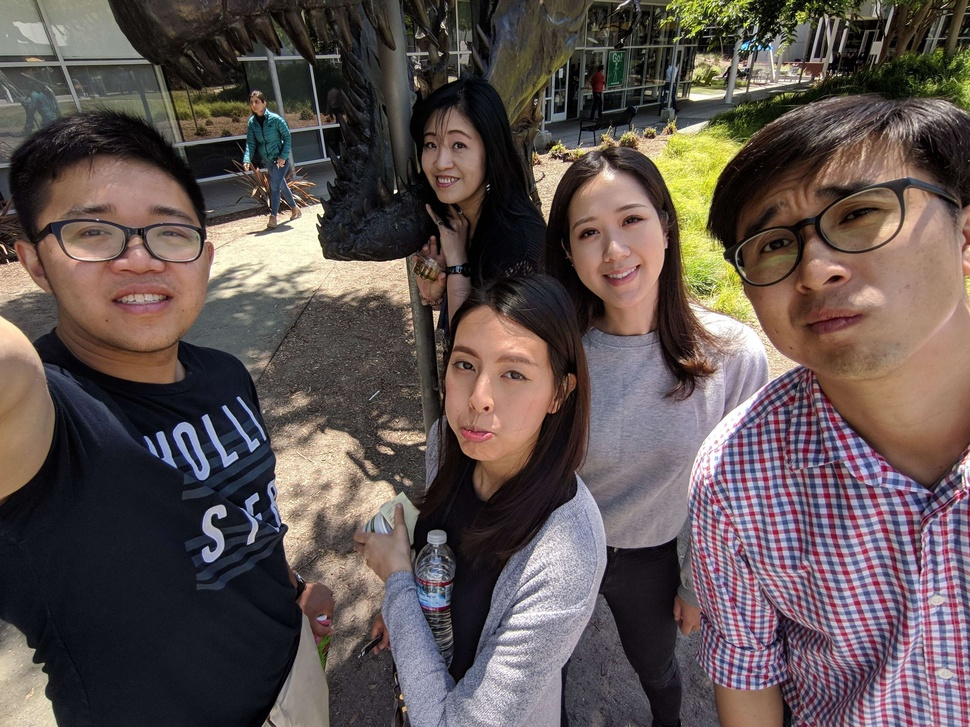
#> input picture data/1_97.jpg, 970 x 727 px, shrunk from 3264 x 2448 before the run
$ python mercator.py
#> lines starting #> are read from the running program, lines starting #| are printed output that depends on the picture
#> further down, image is the input picture: shape (727, 970, 3); mean B, G, R 80.5, 83.1, 95.1
import cv2
import numpy as np
import matplotlib.pyplot as plt


def FOV2f(fov, diagnoal):

    f = diagnoal / (2 * np.tan(fov / 2))
    return f

def correct(image, fov):

#> called with fov = 1.69
    h, w, _ = image.shape
#> h = 727; w = 970
    d = max(h, w)
#> d = 970
    f = FOV2f(fov, d)
#> f = 429.1

    x = (np.arange(0, w, 1) - w / 2).astype(np.float32)
#> x = 970 values from -485 to 484
    y = (np.arange(0, h, 1) - h / 2).astype(np.float32)
#> y = 727 values from -363.5 to 362.5
    x, y = np.meshgrid(x, y)


    # [8 lines of commented-out code are left out]
    l = np.sqrt(np.power(x, 2) + np.power(f, 2))
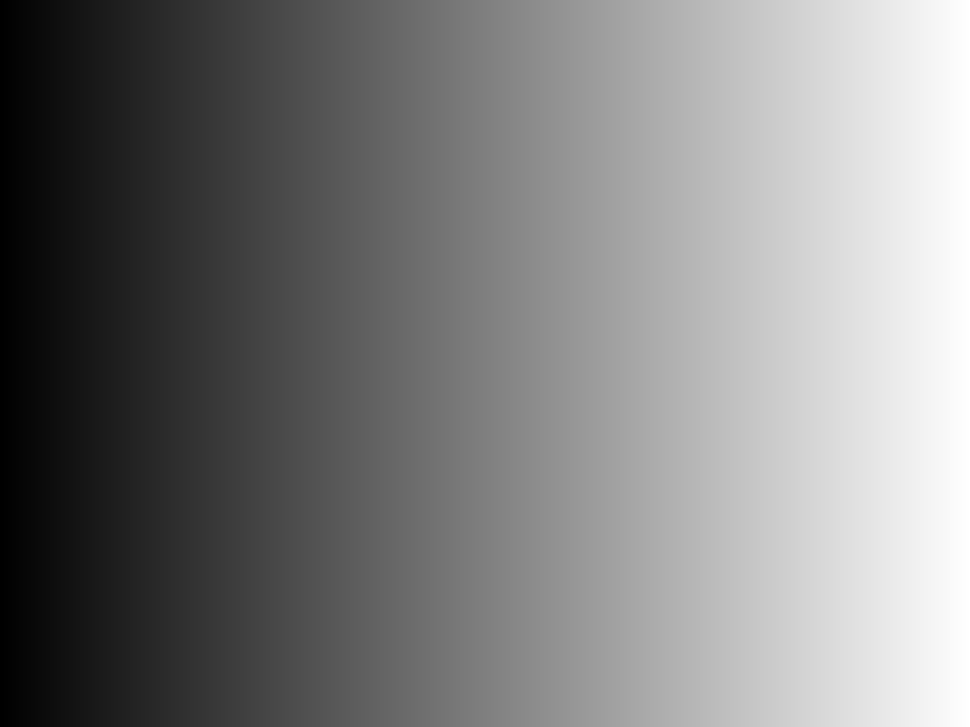
#> x: shape (727, 970) float32; min -485, max 484, mean -0.5; drawn with min black and max white
    x = f * np.tan(x / f) + w / 2
    y = y * l / f + h / 2

    out = cv2.remap(image, x, y, interpolation=cv2.INTER_LINEAR)
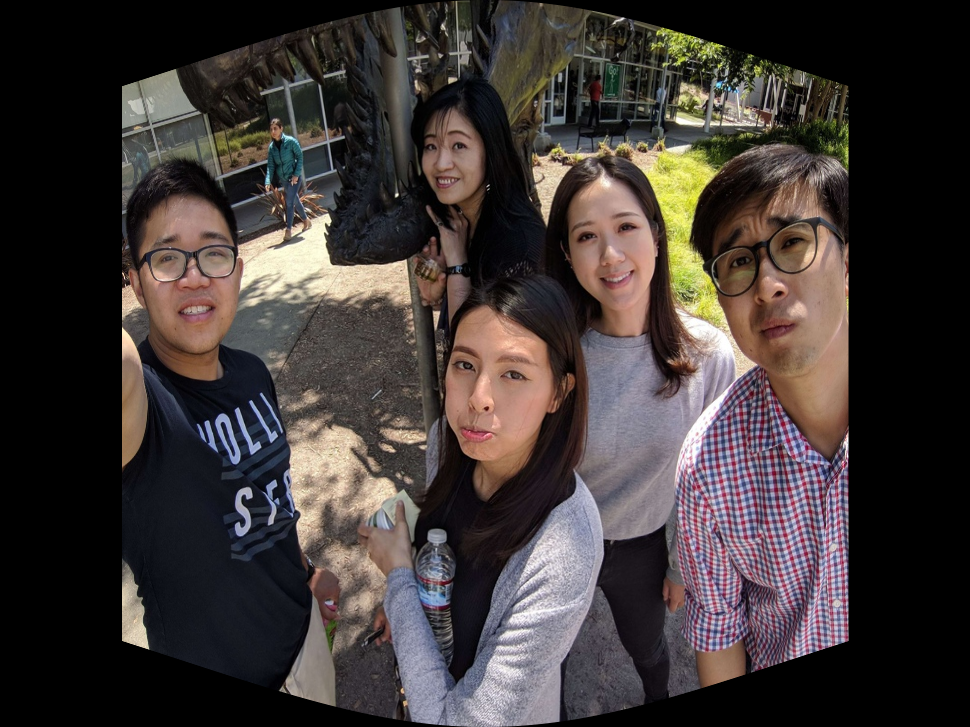
#> out: shape (727, 970, 3); mean B, G, R 54.4, 56.3, 63.8

    return out

if __name__ == "__main__":

    image = cv2.imread("./../data/1_97.jpg")[::1, ::1, :]
    out = correct(image, np.pi * 97 / 180)
    plt.subplot(1, 2, 1)
    plt.imshow(image[:, :, ::-1])
    plt.title("image")
    plt.axis("off")
    plt.subplot(1, 2, 2)
    plt.imshow(out[:, :, ::-1])
    plt.title("out")
    plt.axis("off")
    plt.show()
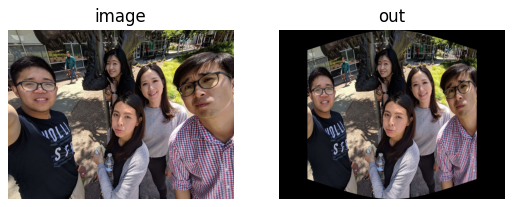
#> figure drawn by matplotlib, 2 panels

$ run again, with data/2_97.jpg copied over data/1_97.jpg
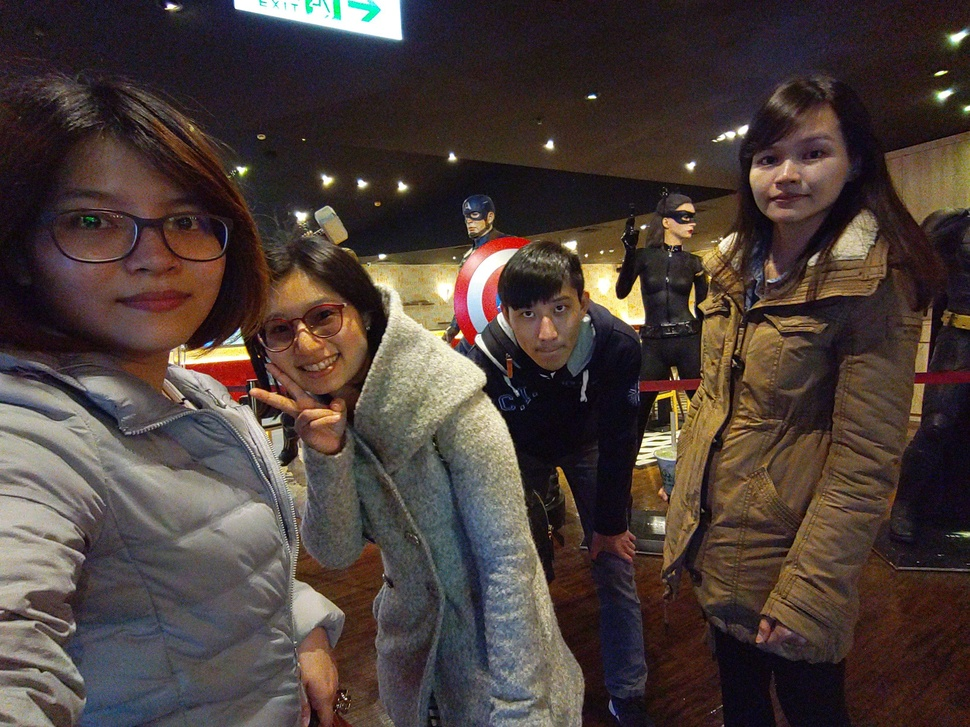
#> input picture data/2_97.jpg, 970 x 727 px, shrunk from 3264 x 2448 before the run
#> image is the input picture: shape (727, 970, 3); mean B, G, R 57.5, 62.2, 75.3
#> in correct, `out = cv2.remap(image, x, y, interpolation=cv2.INTER_LINEAR)`:
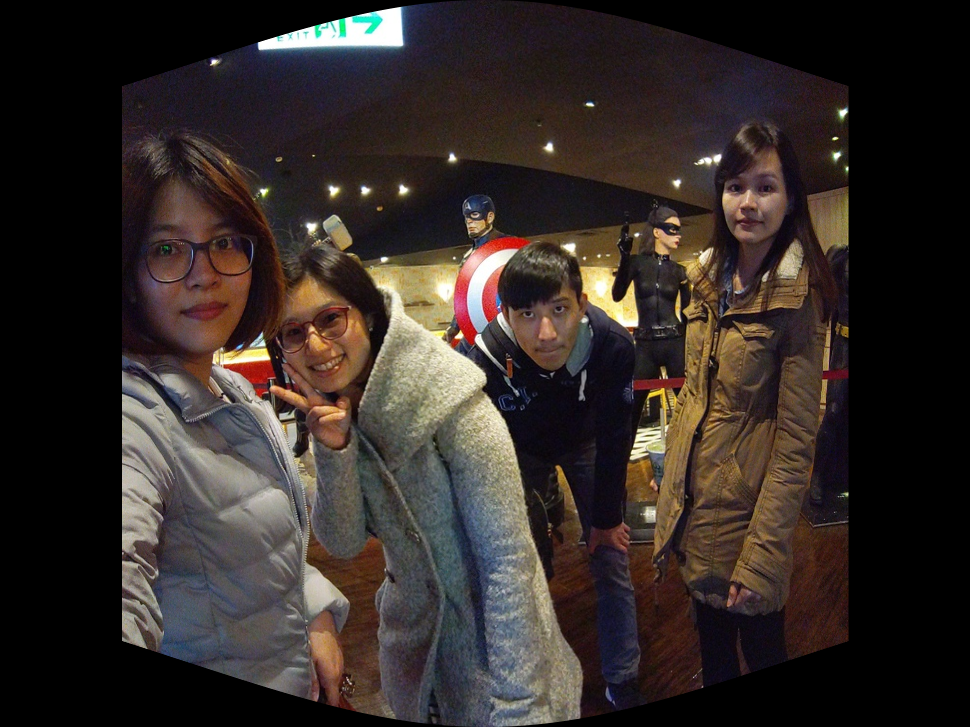
#> out: shape (727, 970, 3); mean B, G, R 39.8, 43.2, 51.7
#> `plt.show()`:
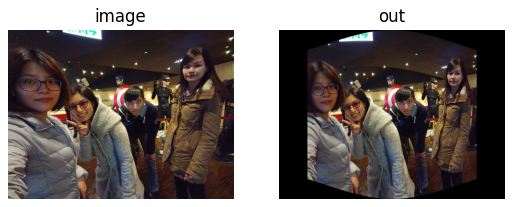
#> figure drawn by matplotlib, 2 panels
